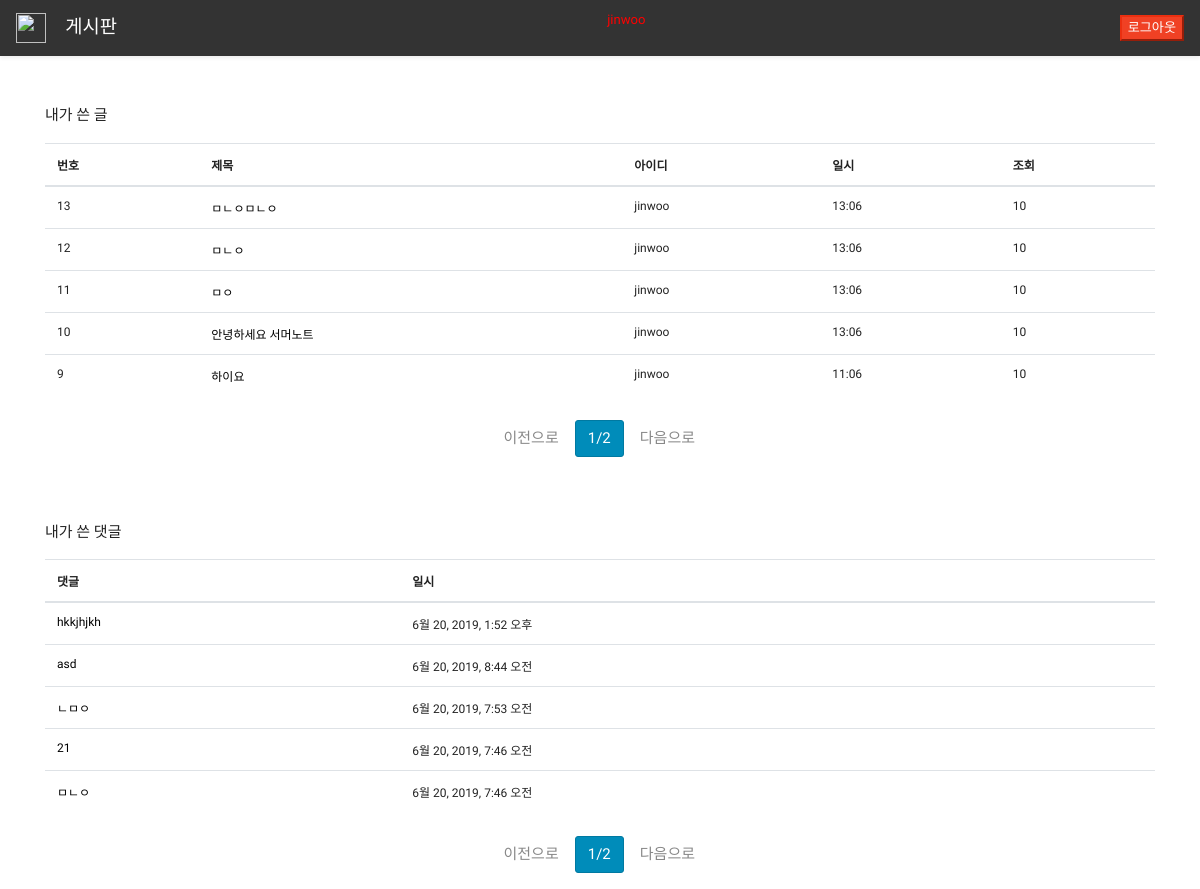
/profile/ (signed in), run on the app's committed database.
### board/models.py (models this page shows, shortened)
class Board(models.Model):
    title = models.CharField(max_length=64,verbose_name='title',default='')
    contents = RichTextField(max_length=128, verbose_name='content', default='')
    writer = models.ForeignKey(User,on_delete=models.CASCADE,verbose_name="user",default='')
    registered_dttm = models.DateTimeField(auto_now_add=True,verbose_name='시간')
    class Meta:
        db_table = "board"
        verbose_name = "게시글"
        verbose_name_plural="게시글"

class Comment(models.Model):
    board = models.ForeignKey(Board,on_delete=models.CASCADE,related_name='comment')
    author = models.ForeignKey(User,on_delete=models.CASCADE,verbose_name='comment_user')
    text = models.TextField(max_length=300)
    created = models.DateTimeField(auto_now_add=True)
    class Meta:
        verbose_name = "댓글"
        verbose_name_plural="댓글들"

### registration/views.py (the view)
# urls.py: path('profile/',profile,name = 'profile'),
@login_required
def profile(request):
    myboards = Board.objects.filter(writer=request.user).order_by('-id')
    mycomments = Comment.objects.filter(author=request.user).order_by('-id')
    page = int(request.GET.get('p', 1))
    paginator = Paginator(myboards, 5)
    boards = paginator.get_page(page)
    pages = int(request.GET.get('p', 1))
    paginators = Paginator(mycomments, 5)
    comments = paginators.get_page(pages)
    return render(request, 'registration/profile.html',{'myboards':boards,'mycomments':comments})

### registration/templates/registration/profile.html (shortened to what this page needs)
{% extends "base.html" %}
{% block contents %}
<div class="row mt-5">
    <div class="col-12">
    <p>내가 쓴 글</p>
        <table class="table table-hover">
            <thead class="text-dark">
            <tr style="font-size: 12px">
                <th>번호</th>
                <th>제목</th>
                <th style="">아이디</th>
                <th>일시</th>
                <th>조회</th>
            </tr>
            </thead>
            <tbody class="text-dark">
            {% for board in myboards %}
            {% now "m-d" as todays_date %}
            <tr style="font-size: 12px">
                <td>{{ board.id }}</td>
                <td><a style="color:#000;" href="{% url 'detail' pk=board.id %}"> {{ board.title }} </a></td>
                <td>{{ board.writer }}</td>
                {% if todays_date == board.registered_dttm|date:'m-d' %}
                <td>{{ board.registered_dttm|date:'H:m' }}</td>
                {% else %}
                <td>{{ board.registered_dttm|date:'m.d' }}</td>
                {% endif %}
                <td>10</td>
            </tr>
            {% endfor %}
            </tbody>
        </table>
    </div>
</div>
<div class="row mt-2">
    <div class="col-12">
        <nav>
            <ul class="pagination justify-content-center">
                <li class="page-item">
                    {% if myboards.has_previous %}
                    <a class="page-link" href="?p={{ myboards.previous_page_number}}">이전으로</a>
                    {% else %}
                    <a class="page-link disabled" href="#" disabled="">이전으로</a>
                    {% endif %}
                </li>
                <li class="page-item active">
                    <a class="page-link" href="#">{{ myboards.number }}/{{myboards.paginator.num_pages}}</a>
                </li>
                <li class="page-item">
                    {% if myboards.has_next %}
                    <a class="page-link" href="?p={{ myboards.next_page_number }}">다음으로</a>
                    {% else %}
                    <a class="page-link disabled" href="#" >다음으로</a>
                    {% endif %}
                </li>
            </ul>
        </nav>
    </div>
</div>
    <div class="row mt-5">
    <div class="col-12">
    <p>내가 쓴 댓글</p>
        <table class="table table-hover">
            <thead class="text-dark">
            <tr style="font-size: 12px">
                <th>댓글</th>
                <th>일시</th>
            </tr>
            </thead>
            <tbody class="text-dark">
            {% for comment in mycomments %}
            {% now "m-d" as todays_date %}
            <tr style="font-size: 12px">
                <td><a style="color:#000;" href="{% url 'detail' pk=comment.board.id %}"> {{ comment.text }} </a></td>
                {% if todays_date == comment.board.registered_dttm|date:'m-d' %}
                <td>{{ comment.created}}</td>
                {% else %}
                <td>{{ comment.created}}</td>
                {% endif %}
            </tr>
            {% endfor %}
            </tbody>
        </table>
    </div>
</div>
<div class="row mt-2">
    <div class="col-12">
        <nav>
            <ul class="pagination justify-content-center">
                <li class="page-item">
                    {% if mycomments.has_previous %}
                    <a class="page-link" href="?p={{ mycomments.previous_page_number}}">이전으로</a>
                    {% else %}
                    <a class="page-link disabled" href="#" disabled="">이전으로</a>
                    {% endif %}
                </li>
                <li class="page-item active">
                    <a class="page-link" href="#">{{ mycomments.number }}/{{mycomments.paginator.num_pages}}</a>
                </li>
                <li class="page-item">
                    {% if mycomments.has_next %}
                    <a class="page-link" href="?p={{ mycomments.next_page_number }}">다음으로</a>
                    {% else %}
                    <a class="page-link disabled" href="#" >다음으로</a>
                    {% endif %}
                </li>
            </ul>
        </nav>
    </div>
</div>
{% endblock %}

### board/templates/base.html (shortened to what this page needs)
<html>
<head>
    <link rel="stylesheet" href="/static/bootstrap.min (1).css"/>
</head>
<body>
  <div class="navbar navbar-dark bg-dark shadow-sm">
    <div >
      <a href="{% url 'index' %}" class="navbar-brand">
        <img src="https://upload.wikimedia.org/wikipedia/commons/thumb/1/1e/Baseball_%28crop%29.jpg/1200px-Baseball_%28crop%29.jpg" style="width: 30px">
      </a>
      <a href="{% url 'list' %}" class="navbar-brand">게시판</a>
    </div>
    {% if user.is_authenticated %}
      <a href="{% url 'profile' %}"><p style="color: red;float: right;">{{ user.username }}</p></a>
        <a href="{% url 'logout' %}"><button class="btn-danger" style="float: right">로그아웃</button></a>
      {% else %}
      <a href="{% url 'login' %}"><p style="color: red">로그인</p> </a>
      {% endif %}
  </div>
<div class="container">
    {% block contents %}
    {% endblock %}
</div>
</body>
</html>

### board/templates/base.html (style rules this page uses)
body { font-family: 'Nanum Gothic', sans-serif; }

### data on the page
Board: id "13", title "ㅁㄴㅇㅁㄴㅇ", writer "jinwoo", registered_dttm "13:06"
Board: id "12", title "ㅁㄴㅇ", writer "jinwoo", registered_dttm "13:06"
Board: id "11", title "ㅁㅇ", writer "jinwoo", registered_dttm "13:06"
Board: id "10", title "안녕하세요 서머노트", writer "jinwoo", registered_dttm "13:06"
Board: id "9", title "하이요", writer "jinwoo", registered_dttm "11:06"
Comment: text "hkkjhjkh", created "6월 20, 2019, 1:52 오후"
Comment: text "asd", created "6월 20, 2019, 8:44 오전"
Comment: text "ㄴㅁㅇ", created "6월 20, 2019, 7:53 오전"
Comment: text "21", created "6월 20, 2019, 7:46 오전"
Comment: text "ㅁㄴㅇ", created "6월 20, 2019, 7:46 오전"

### other printed values
{{ user.username }} "jinwoo"
{{ myboards.number }} "1"
{{ myboards.paginator.num_pages }} "2"
{{ mycomments.number }} "1"
{{ mycomments.paginator.num_pages }} "2"
